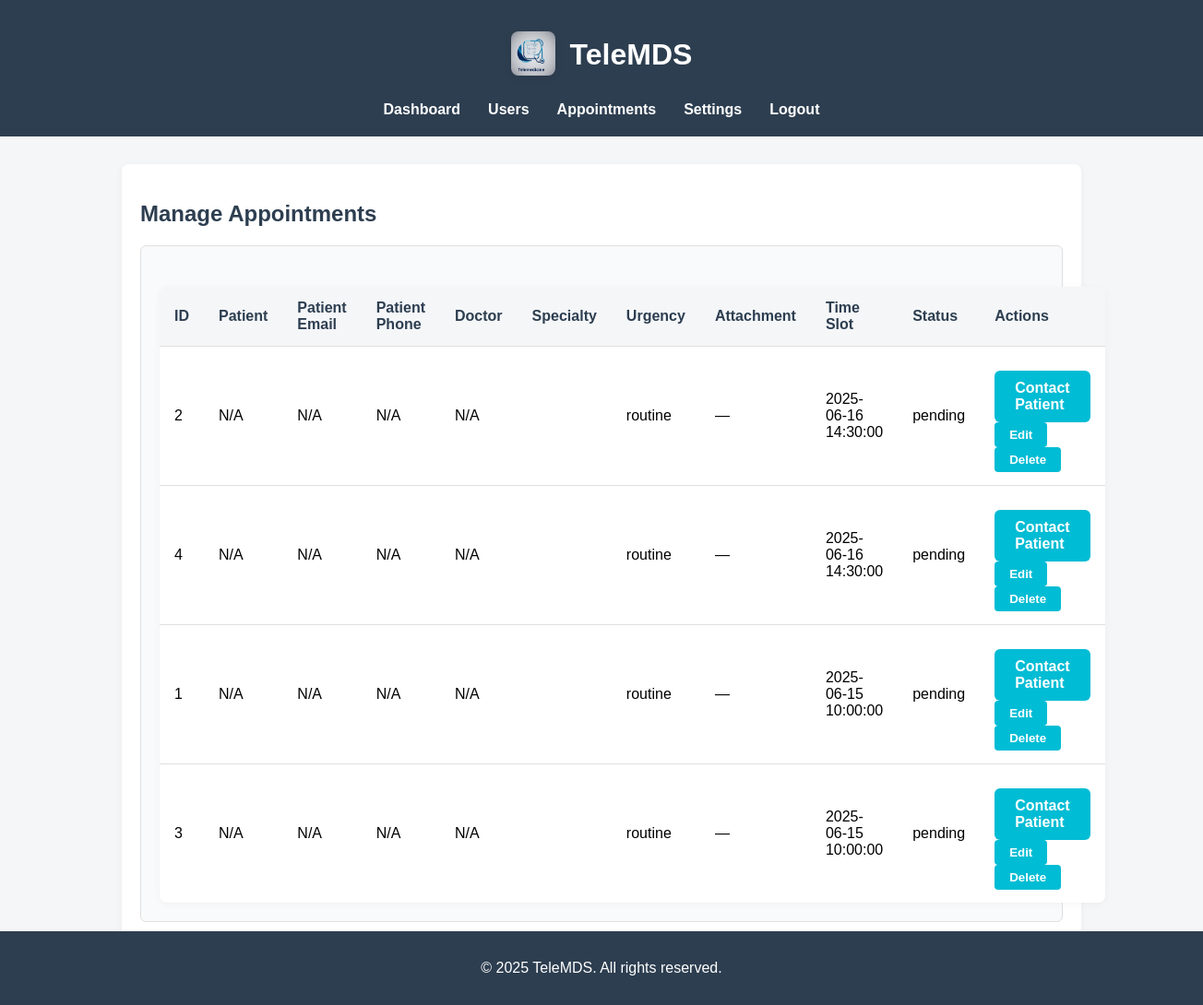
Page /public/appointments.php (signed in) on the earlier database version.
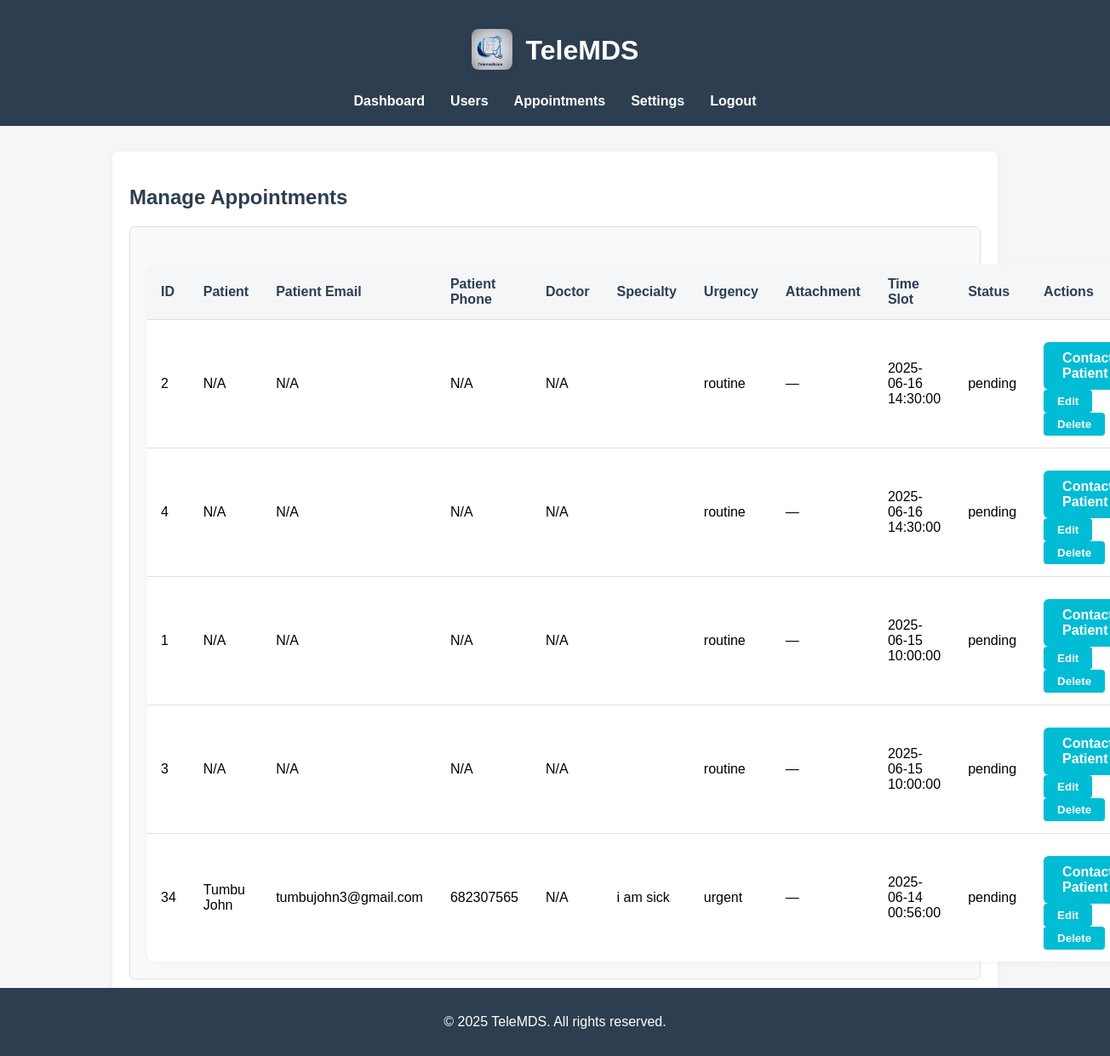
Same page on the later database version.
### tables this page shows
CREATE TABLE `appointments` (
  `id` int(11) NOT NULL,
  `patient_id` int(11) DEFAULT NULL,
  `doctor_id` int(11) DEFAULT NULL,
  `specialty` text DEFAULT NULL,
  `urgency` enum('routine','soon','urgent') DEFAULT 'routine',
  `attachment` varchar(255) DEFAULT NULL,
  `time_slot` datetime DEFAULT NULL,
  `status` enum('pending','confirmed','completed') DEFAULT 'pending',
  `created_at` timestamp NOT NULL DEFAULT current_timestamp()
);

CREATE TABLE `users` (
  `id` int(11) NOT NULL,
  `name` varchar(100) NOT NULL,
  `email` varchar(100) NOT NULL,
  `phone` varchar(20) DEFAULT NULL,
  `password` varchar(255) NOT NULL,
  `role` enum('patient','doctor') NOT NULL,
  `created_at` timestamp NOT NULL DEFAULT current_timestamp(),
  `reset_token` varchar(64) DEFAULT NULL,
  `reset_expires` datetime DEFAULT NULL
);

### public/appointments.php (the view, shortened to what this page needs)
<?php
include 'php/db.php';
$stmt = $conn->query("SELECT a.id, a.specialty, a.urgency, a.attachment, a.time_slot, a.status,
    p.name AS patient_name, p.email AS patient_email, p.phone AS patient_phone, d.name AS doctor_name
    FROM appointments a
    LEFT JOIN users p ON a.patient_id = p.id
    LEFT JOIN doctors d ON a.doctor_id = d.id
    ORDER BY a.time_slot DESC");
$appointments = $stmt->fetchAll(PDO::FETCH_ASSOC);
?>
<!DOCTYPE html>
<html lang="en">
  <head>
    <link rel="stylesheet" href="css/admin-dashboard.css" />
  </head>
  <body>
    <header>
      <div class="header-flex">
        <a href="admin-dashboard.php"
          ><img src="images/logo.png" alt="Logo" class="header-logo"
        /></a>
        <h1>TeleMDS</h1>
      </div>
      <nav>
        <ul>
          <li><a href="admin-dashboard.php">Dashboard</a></li>
          <li><a href="users.php">Users</a></li>
          <li><a href="appointments.php">Appointments</a></li>
          <li><a href="settings.php">Settings</a></li>
          <li><a href="logout.php">Logout</a></li>
        </ul>
      </nav>
    </header>
    <main>
      <section>
        <h2>Manage Appointments</h2>
        <div class="admin-section">
          <?php if (count($appointments) === 0): ?>
            <p>No appointments found.</p>
          <?php else: ?>
          <table class="admin-table">
            <thead>
              <tr>
                <th>ID</th>
                <th>Patient</th>
                <th>Patient Email</th>
                <th>Patient Phone</th>
                <th>Doctor</th>
                <th>Specialty</th>
                <th>Urgency</th>
                <th>Attachment</th>
                <th>Time Slot</th>
                <th>Status</th>
                <th>Actions</th>
              </tr>
            </thead>
            <tbody>
              <?php foreach ($appointments as $appt): ?>
              <tr>
                <td><?= htmlspecialchars($appt['id']) ?></td>
                <td><?= htmlspecialchars($appt['patient_name'] ?? 'N/A') ?></td>
                <td><?= htmlspecialchars($appt['patient_email'] ?? 'N/A') ?></td>
                <td><?= htmlspecialchars($appt['patient_phone'] ?? 'N/A') ?></td>
                <td><?= htmlspecialchars($appt['doctor_name'] ?? 'N/A') ?></td>
                <td><?= htmlspecialchars($appt['specialty'] ?? '') ?></td>
                <td><?= htmlspecialchars($appt['urgency'] ?? '') ?></td>
                <td>
                  <?php if (!empty($appt['attachment'])): ?>
                    <a href="<?= htmlspecialchars($appt['attachment']) ?>" target="_blank">View</a>
                  <?php else: ?>
                    —
                  <?php endif; ?>
                </td>
                <td><?= htmlspecialchars($appt['time_slot']) ?></td>
                <td><?= htmlspecialchars($appt['status']) ?></td>
                <td>
                  <a href="mailto:<?= htmlspecialchars($appt['patient_email']) ?>" class="admin-link-btn">Contact Patient</a>
                  <button disabled>Edit</button>
                  <button disabled>Delete</button>
                </td>
              </tr>
              <?php endforeach; ?>
            </tbody>
          </table>
          <?php endif; ?>
        </div>
      </section>
    </main>
    <footer>
      <p>&copy; 2025 TeleMDS. All rights reserved.</p>
    </footer>
  </body>
</html>

### public/css/admin-dashboard.css (style rules this page uses)
body { font-family: Arial, sans-serif; background: #f4f6f8; margin: 0; padding: 0; }
header { background: #2d3e50; color: #fff; padding: 20px 0; text-align: center; }
nav ul { list-style: none; padding: 0; margin: 10px 0 0 0; display: flex; justify-content: center; gap: 30px; }
nav ul li a { color: #fff; text-decoration: none; font-weight: bold; transition: color 0.2s; }
main { max-width: 1000px; margin: 30px auto; padding: 20px; background: #fff; border-radius: 8px; box-shadow: 0 2px 8px rgba(0, 0, 0, 0.05); }
.admin-section { margin-bottom: 40px; padding: 20px; background: #f9fafb; border: 1px solid #e0e0e0; border-radius: 6px; }
h2 { color: #2d3e50; }
footer { text-align: center; padding: 15px 0; background: #2d3e50; color: #fff; position: fixed; width: 100%; bottom: 0; }
.header-flex { display: flex; align-items: center; justify-content: center; gap: 16px; }
.header-logo { height: 48px; width: 48px; border-radius: 8px; box-shadow: 0 2px 8px rgba(0, 0, 0, 0.08); }
.admin-link-btn { display: inline-block; margin-top: 12px; padding: 10px 22px; background: #00bcd4; color: #fff; border: none; border-radius: 6px; font-size: 1em; font-weight: bold; text-decoration: none; transition: background 0.2s; cursor: pointer; }
.admin-table { width: 100%; border-collapse: collapse; margin-top: 24px; background: #fff; box-shadow: 0 2px 8px rgba(0, 0, 0, 0.04); border-radius: 8px; overflow: hidden; }
.admin-table th, .admin-table td { padding: 14px 16px; border-bottom: 1px solid #e0e0e0; text-align: left; }
.admin-table th { background: #f4f6f8; color: #2d3e50; font-weight: bold; }
.admin-table tr:last-child td { border-bottom: none; }
.admin-table button { padding: 6px 16px; background: #00bcd4; color: #fff; border: none; border-radius: 4px; cursor: pointer; font-weight: bold; transition: background 0.2s; }

Differences in the rows shown:
added appointments: id "34", patient.name "Tumbu John", patient.email "tumbujohn3@gmail.com", patient.phone "682307565", doctor_name "N/A", specialty "i am sick", urgency "urgent", time_slot "2025-06-14 00:56:00", status "pending"
